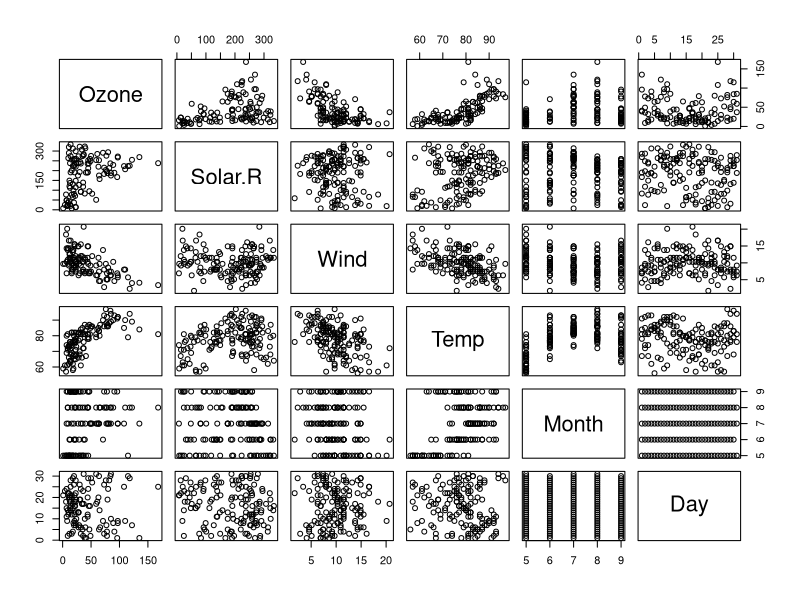
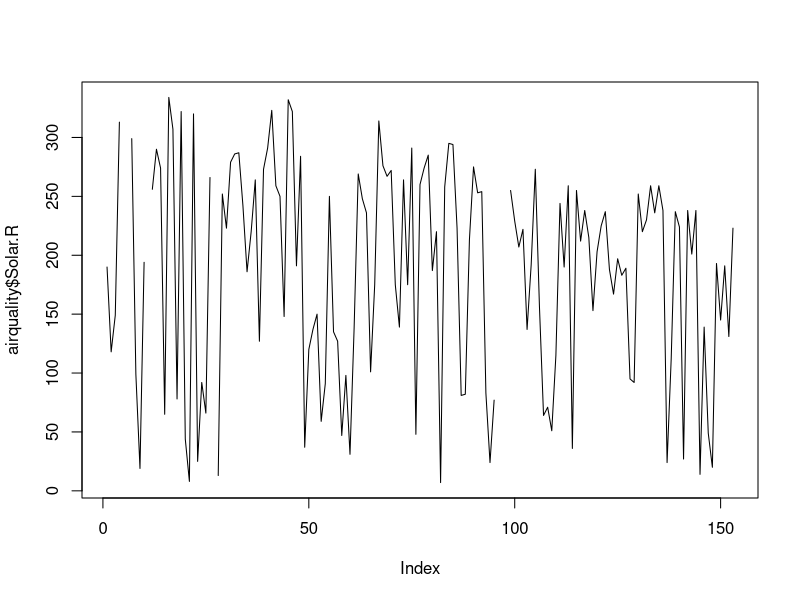
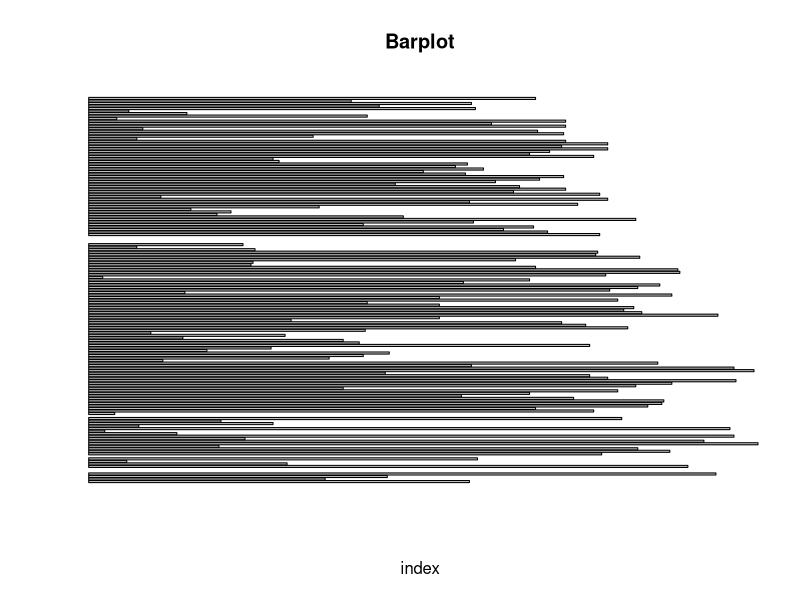
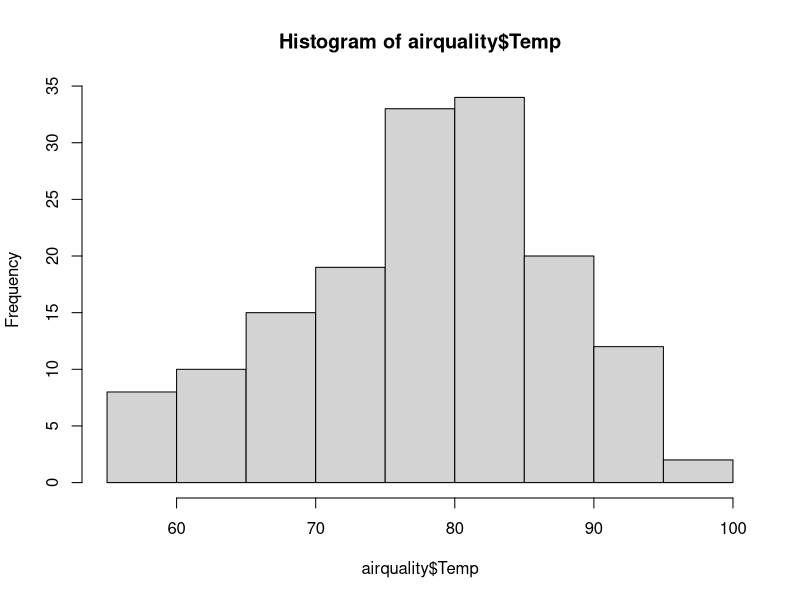
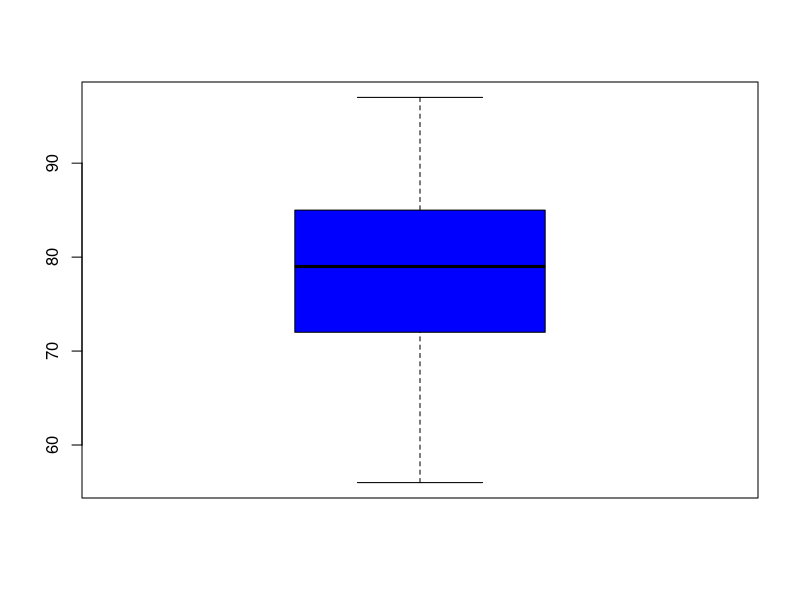
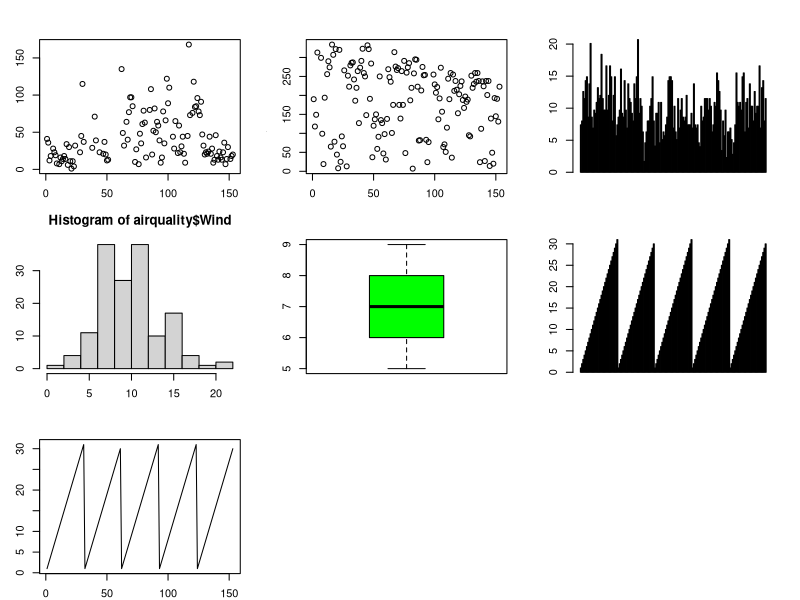

Write the R code that produced these figures, in order.
#to install the dataset and import that dataset
airquality<-datasets::airquality
#to get the first 10 rows in the dataset
head(airquality,10)
#to get last ten rows in the dataset
tail(airquality,10)
#to get particular row
airquality[1,]
airquality$Temp
summary(airquality$Temp)
#to drop the column in the datasets
airquality[-4]
#plots
plot(airquality)
plot(airquality$Solar.R,type="l")#l=line,p=point,b=both
#barplot
barplot(airquality$Solar.R,main="Barplot",xlab="index",horiz ='T',axes = 'F')
#histogram
hist(airquality$Temp)
#boxplot
boxplot(airquality$Temp,col='blue')


#various plots in single window

par(mfrow=c(3,3),mar=c(2,3,3,2),las=0,bty='o')


#par for the various plots in one window
#mfrow for the no of rows and colums to be partioned
#mar for the margin space aroung the border
#las for the labels(l=1 for the horizontal las=0 for the vertical label)
#bty fot the border(bty=n for the not having the line around the graph,bty=o for having line around the graph)



plot(airquality$Ozone)
plot(airquality$Solar.R)
barplot(airquality$Wind)
hist(airquality$Wind)
boxplot(airquality$Month,col='green')
barplot(airquality$Day,col='red')
plot(airquality$Day,type='l')

